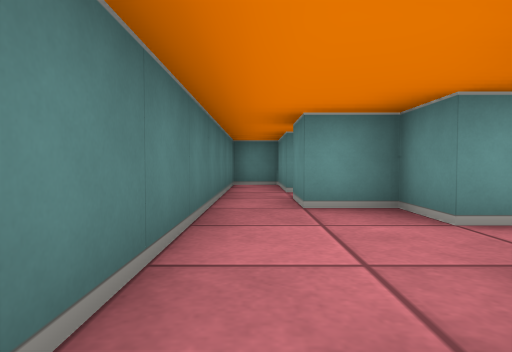
View 1 (above)

16 first-person views from a walk through a cub3D ray-caster map. The camera is about half as high as the walls, tilts 2° down and sees 75° across. The floor is counted in squares. Each view is taken from the middle of a square. On the plan, view 1 faces up. The plan holds only what a view shows up to about 9 squares ahead; the rest is blank.

View 2
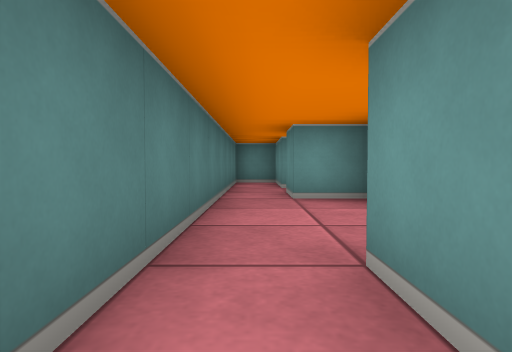

View 3
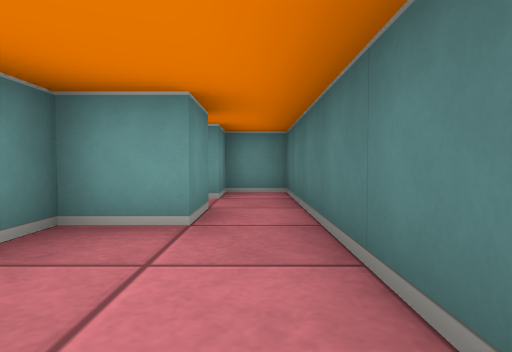

View 4
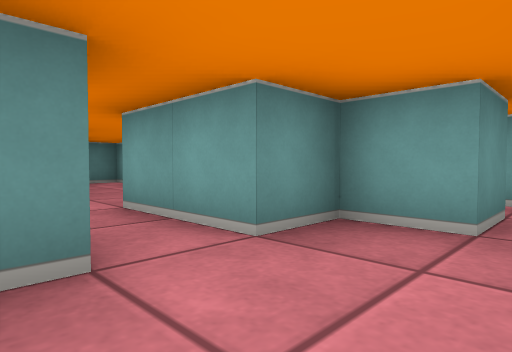

View 5
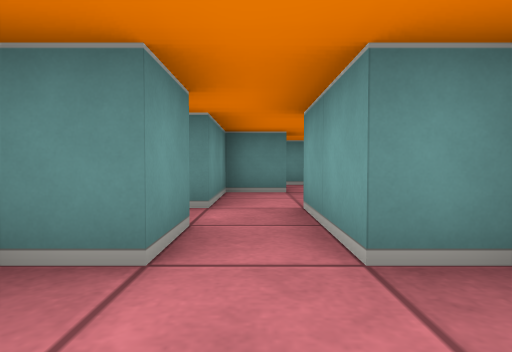

View 6
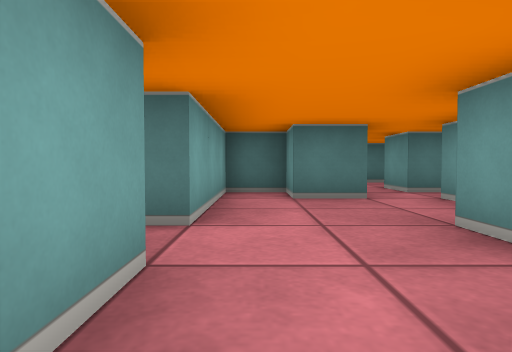

View 7
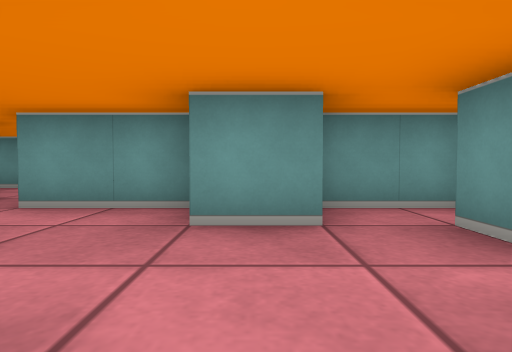

View 8
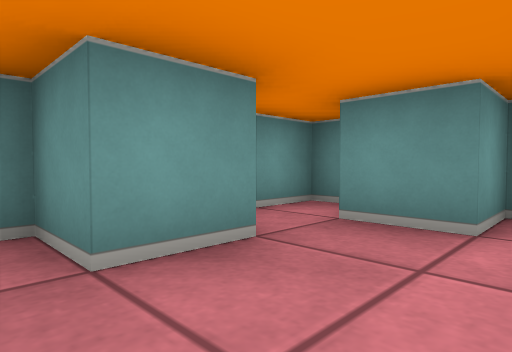

View 9
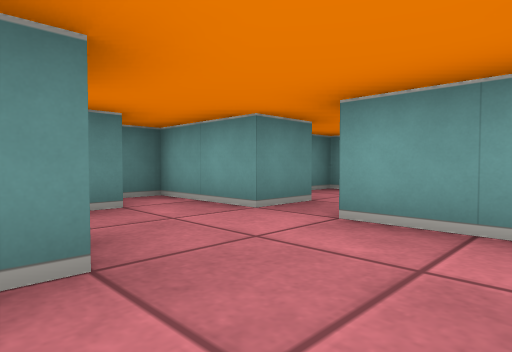

View 10
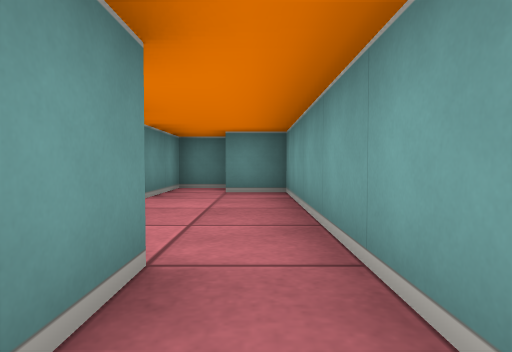

View 11
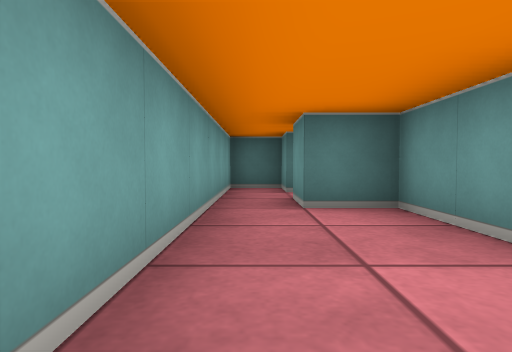

View 12
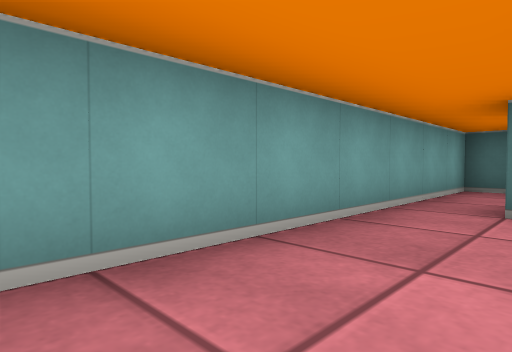

View 13
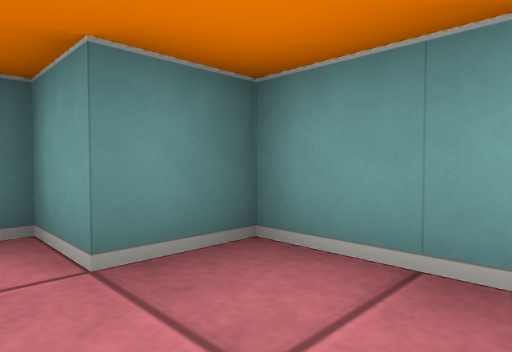

View 14
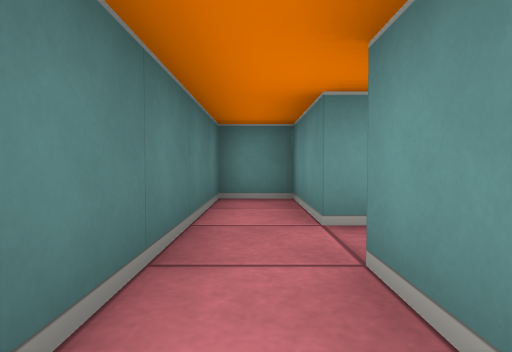

View 15
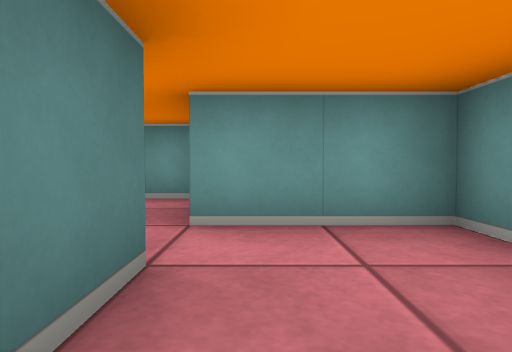

View 16
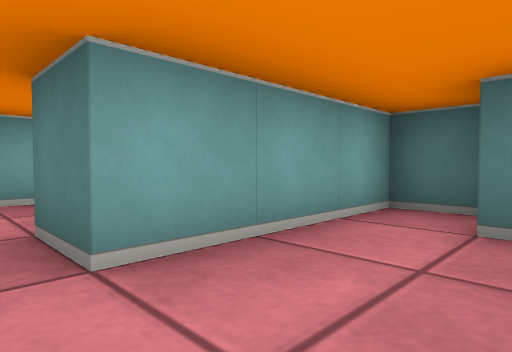

### Floor plan
Ten units are one square. View 1 is at (0, 0); x grows to the right and y downward. Boxes are objects, and circles mark ways between rooms. Rooms are numbered by the first view taken in them; rooms with no view inside come last. Other rooms are left out.
<svg viewBox="-10 -80 100 120">
<path fill="none" stroke="#000" d="M15 -25 15 -35 5 -35 5 -45M14 -55 5 -55 5 -75 -5 -75 -5 25 5 25M5 5 5 -5 15 -5 15 -15M66 -15 55 -15 55 -25 35 -25M65 5 85 5 85 -5 75 -5 75 -15M25 -31 25 -25 15 -25M15 -15 35 -15 35 -5 25 -5 25 5 55 5M85 -20 85 -25 66 -25M31 -45 25 -45M51 15 35 15 35 25 25 25M55 5 55 15M15 25 5 25 5 35 75 35 75 25 85 25 85 15 65 15 65 5"/>
<circle cx="20" cy="-20" r="3" fill="#2a7"/>
<circle cx="60" cy="10" r="3" fill="#2a7"/>
<text x="10" y="-30">1</text>
<text x="50" y="-10">2</text>
<text x="50" y="20">3</text>
</svg>
Room 1 opens to room 2. Room 2 opens to room 3.

Where each view was taken, in squares from view 1:
view 1: 0 up, 0 right, facing up
view 2: 1 down, 0 right, facing up
view 3: 3 up, 0 right, facing down
view 4: 3 up, 0 right, facing down-right
view 5: 2 up, 0 right, facing right
view 6: 0 up, 8 right, facing left
view 7: 1 down, 6 right, facing up
view 8: 0 up, 5 right, facing up-right
view 9: 2 up, 4 right, facing down-right
view 10: 3 down, 2 right, facing right
view 11: 3 down, 7 right, facing left
view 12: 2 down, 7 right, facing down-left
view 13: 2 down, 6 right, facing down-right
view 14: 3 up, 0 right, facing up
view 15: 0 up, 4 right, facing up
view 16: 1 up, 6 right, facing down-left
